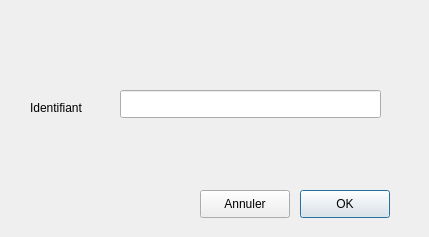
<?xml version="1.0" encoding="UTF-8"?>
<ui version="4.0">
 <class>SupprimerReferenceInterface</class>
 <widget class="QDialog" name="SupprimerReferenceInterface">
  <property name="geometry">
   <rect>
    <x>0</x>
    <y>0</y>
    <width>429</width>
    <height>237</height>
   </rect>
  </property>
  <property name="windowTitle">
   <string>SupprimerReference</string>
  </property>
  <widget class="QPushButton" name="OK">
   <property name="geometry">
    <rect>
     <x>300</x>
     <y>190</y>
     <width>90</width>
     <height>28</height>
    </rect>
   </property>
   <property name="text">
    <string>OK</string>
   </property>
  </widget>
  <widget class="QPushButton" name="Annuler">
   <property name="geometry">
    <rect>
     <x>200</x>
     <y>190</y>
     <width>90</width>
     <height>28</height>
    </rect>
   </property>
   <property name="text">
    <string>Annuler</string>
   </property>
  </widget>
  <widget class="QLineEdit" name="identifiantSupprimer">
   <property name="geometry">
    <rect>
     <x>120</x>
     <y>90</y>
     <width>261</width>
     <height>28</height>
    </rect>
   </property>
  </widget>
  <widget class="QLabel" name="identifiantSupprimerLabel">
   <property name="geometry">
    <rect>
     <x>30</x>
     <y>100</y>
     <width>111</width>
     <height>16</height>
    </rect>
   </property>
   <property name="text">
    <string>Identifiant</string>
   </property>
  </widget>
 </widget>
 <resources/>
 <connections>
  <connection>
   <sender>Annuler</sender>
   <signal>clicked()</signal>
   <receiver>SupprimerReferenceInterface</receiver>
   <slot>close()</slot>
   <hints>
    <hint type="sourcelabel">
     <x>244</x>
     <y>203</y>
    </hint>
    <hint type="destinationlabel">
     <x>214</x>
     <y>118</y>
    </hint>
   </hints>
  </connection>
  <connection>
   <sender>OK</sender>
   <signal>clicked()</signal>
   <receiver>SupprimerReferenceInterface</receiver>
   <slot>confirmerSuppression()</slot>
   <hints>
    <hint type="sourcelabel">
     <x>344</x>
     <y>203</y>
    </hint>
    <hint type="destinationlabel">
     <x>214</x>
     <y>118</y>
    </hint>
   </hints>
  </connection>
 </connections>
 <slots>
  <slot>confirmerSuppression()</slot>
 </slots>
</ui>
